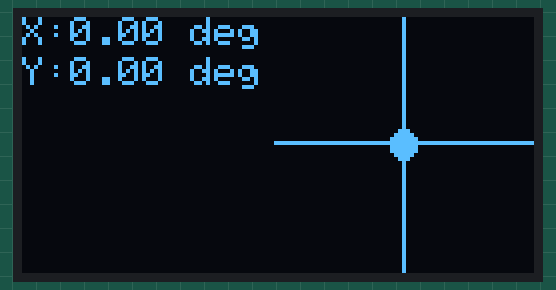
Simulated run of this sketch. Board: Arduino Mega 2560, built with avr-gcc and run on an emulated ATmega2560. Parts: 128×64 one-colour display.

Above: at 0.1 s.

The sketch:

sketch.ino
```cpp
#include <Wire.h>               // include Wire library for I2C communication
#include <Adafruit_GFX.h>       // include Adafruit GFX library for graphics
#include <Adafruit_SSD1306.h>   // include Adafruit SSD1306 library for OLED display
#include <Adafruit_MPU6050.h>   // include Adafruit MPU6050 library for accelerometer
#include <Adafruit_Sensor.h>    // include Adafruit Sensor library for sensor data types

#define SCREEN_WIDTH 128        // define OLED screen width
#define SCREEN_HEIGHT 64        // define OLED screen height
#define OLED_RESET -1           // define OLED reset pin, set to -1 if unused

Adafruit_SSD1306 display(SCREEN_WIDTH, SCREEN_HEIGHT, &Wire, OLED_RESET);    // create instance of SSD1306 object with specified parameters

Adafruit_MPU6050 mpu;           // create instance of MPU6050 object

void setup() {
  Serial.begin(9600);          // initialize serial communication with 9600 baud rate
  while (!Serial) {            // wait for serial port to connect (needed for native USB port only)
    // do nothing
  }

  if (!mpu.begin()) {          // check if MPU6050 sensor is connected and initialized
    Serial.println("Failed to initialize MPU6050 sensor!");    // print error message to serial monitor
    while (1);                  // halt program execution
  }

  display.begin(SSD1306_SWITCHCAPVCC, 0x3C);   // initialize OLED display with specified parameters
  display.clearDisplay();                       // clear OLED display
  display.setTextColor(WHITE);                  // set text color to white
  display.setTextSize(1);                       // set text size to 1
}

void loop() {
  float xAngle, yAngle, zAngle;               // declare variables for storing calculated angles
  sensors_event_t event;                      // declare variable for storing accelerometer event data

  mpu.getAccelerometerSensor()->getEvent(&event);    // read accelerometer event data
  xAngle = atan2(-event.acceleration.x, sqrt(event.acceleration.y * event.acceleration.y + event.acceleration.z * event.acceleration.z));   // calculate X angle using accelerometer data
  yAngle = atan2(event.acceleration.y, sqrt(event.acceleration.x * event.acceleration.x + event.acceleration.z * event.acceleration.z));     // calculate Y angle using accelerometer data

  // calculate angles in degrees
  float xDegrees = xAngle * (180 / M_PI);    // convert X angle to degrees
  float yDegrees = yAngle * (180 / M_PI);    // convert Y angle to degrees

  display.clearDisplay();                     // clear OLED display

  // draw horizontal and vertical lines on OLED display
  display.drawLine(63, 31, 127, 31, WHITE);   // draw horizontal line
  display.drawLine(95, 0, 95, 63, WHITE);     // draw vertical line

  // calculate and draw angle indicators
  int xIndicatorX = map(xDegrees, -90, 90, 63, 127);    // map X angle to OLED display coordinates
  int yIndicatorY = map(yDegrees, -90, 90, 63,0);       // map Y angle to OLED display coordinates
  display.fillCircle(xIndicatorX, 31, 3, WHITE);         // draw X angle indicator
  display.fillCircle(95, yIndicatorY, 3, WHITE);         // draw Y angle indicator

  // display angle values on OLED
  display.setCursor(0, 0);
  display.print("X:");
  display.print(xDegrees);
  display.print(" deg");

  display.setCursor(0, 10);
  display.print("Y:");
  display.print(yDegrees);
  display.print(" deg");

  display.display();
  delay(50);
}
```
